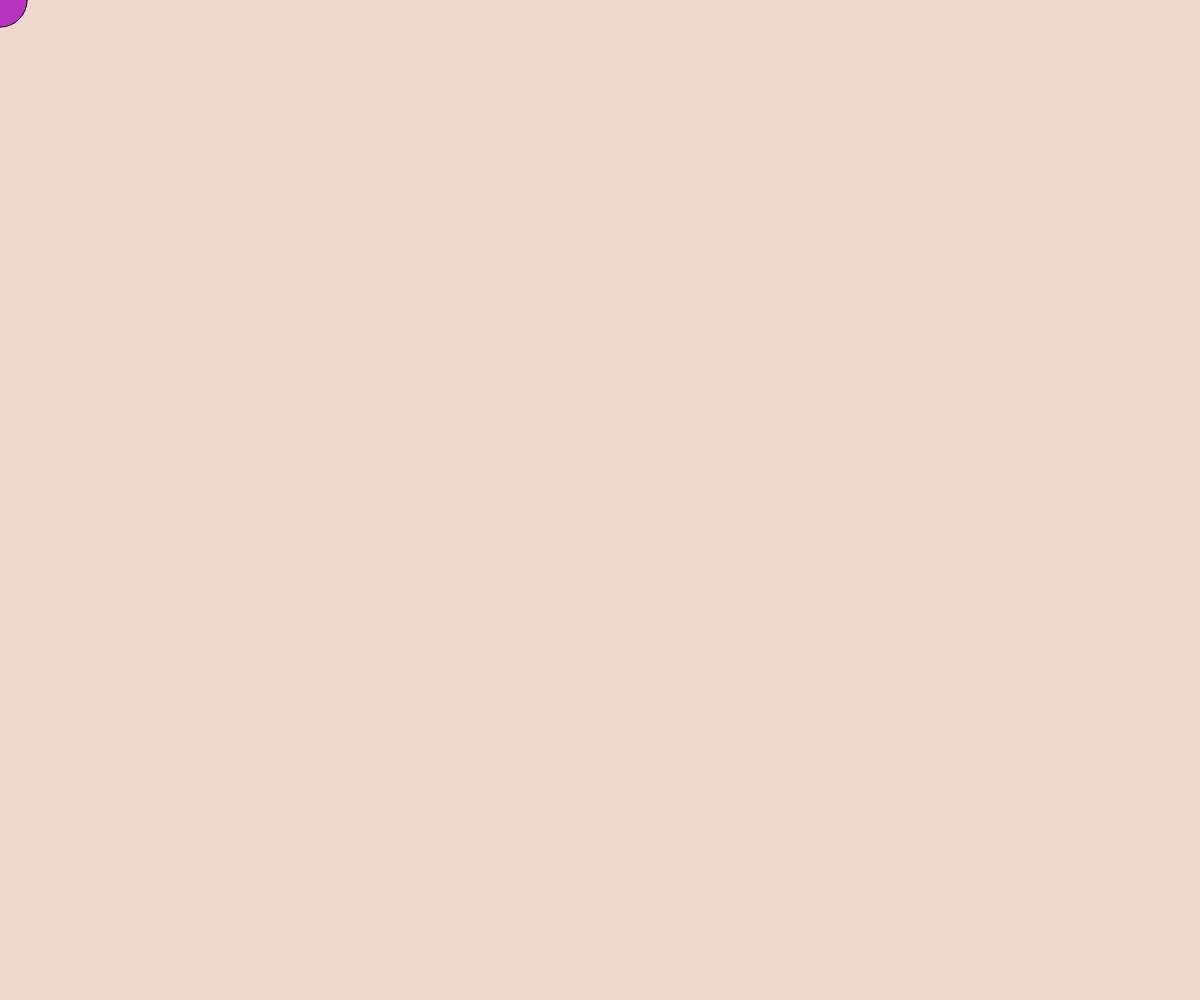
Frame 1 (no input)
Frame 60 (no input): identical to frame 1, image omitted
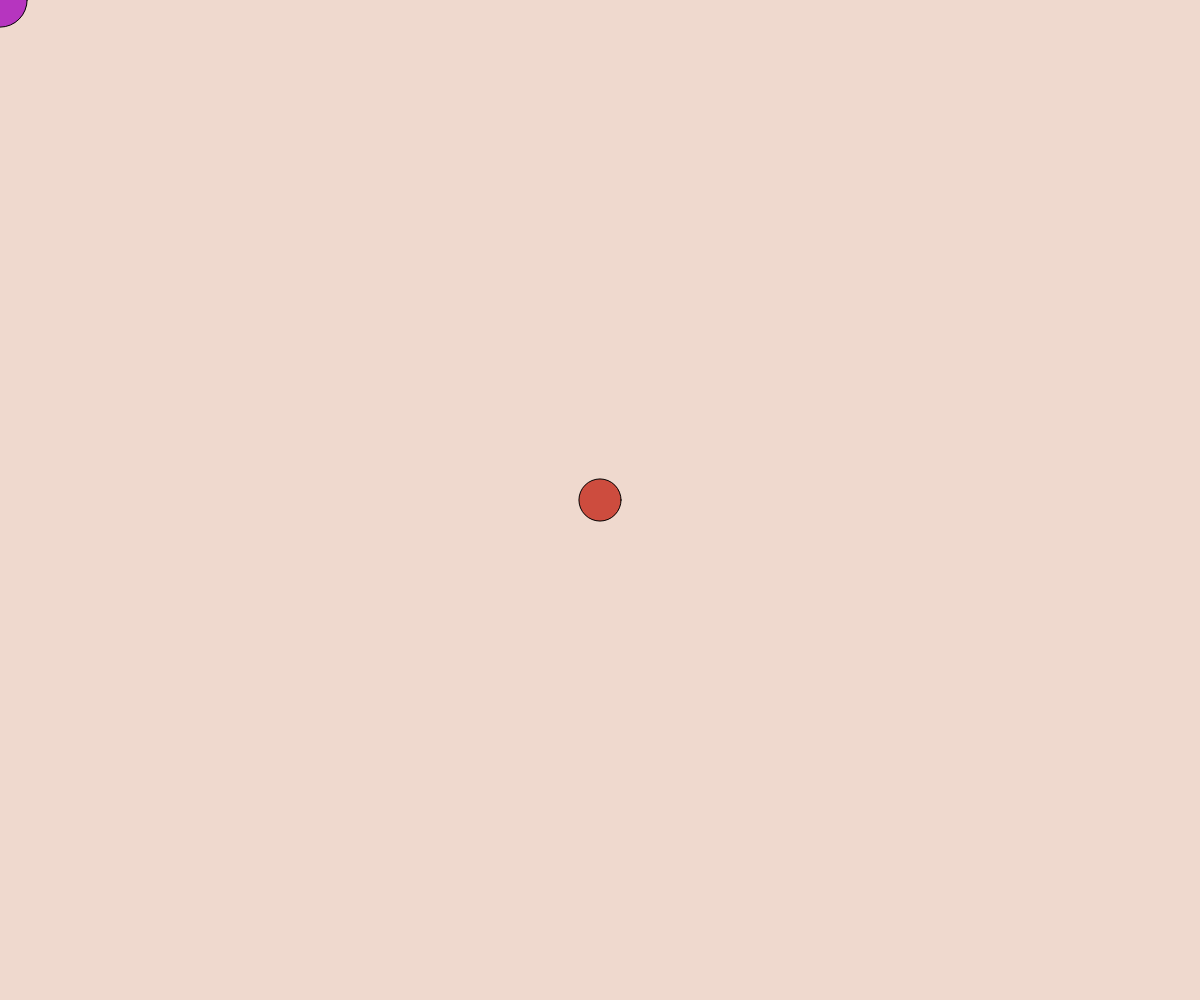
Frame 120 (the mouse pressed at the canvas centre since frame 60)

The p5.js sketch that drew these frames (run headless with seeded random() and noise() and a simulated clock; from frame 60 on, the mouse is pressed at the canvas centre):

// p5.js sketch
// ── sketch.js
function setup() {
  frameRate(26);
  createCanvas(windowWidth, windowHeight);
  background('#EFD9CE');
}

let previousX;
let previousY;

function draw() {
  if (previousX !== mouseX && previousY !== mouseY) {
    fill(random(0, 255), random(0, 255), random(0, 255));
    circle(mouseX, mouseY, random(30, 100));
    previousX = mouseX;
    previousY = mouseY;
  }
}

function keyPressed() {
  background('#EFD9CE');
}
